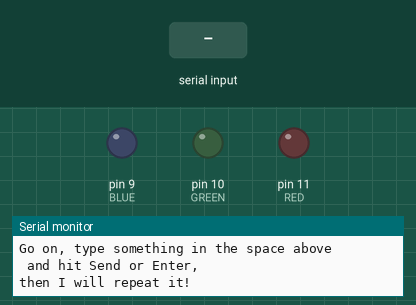
Recording of a sketch running on a simulated Arduino Uno, built with avr-gcc and run on an emulated ATmega328P. Shown: output pins drawn as LEDs (lit = HIGH), the last lines printed to the serial monitor. Inputs (shaded band) come from the test bench.

Above: at 1.2 s.
1.3 s: "1" received over Serial
At 1.6 s:
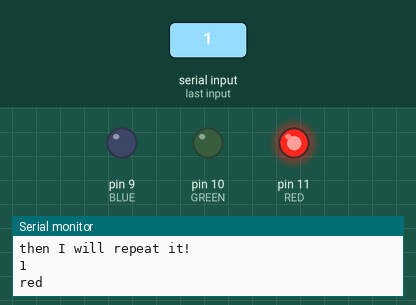
2.8 s: "2" received over Serial
At 4.0 s:
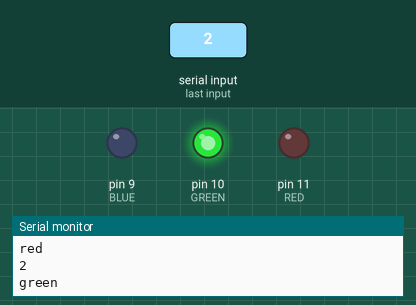
4.3 s: "3" received over Serial
At 5.1 s:
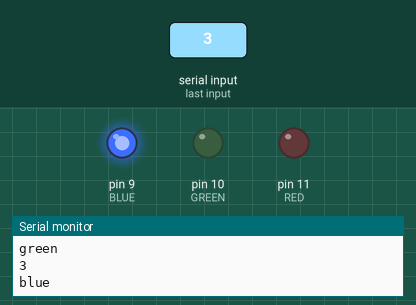
Timing chart, 0 to 7.3 s (numbered marks = the images above; inputs shaded):
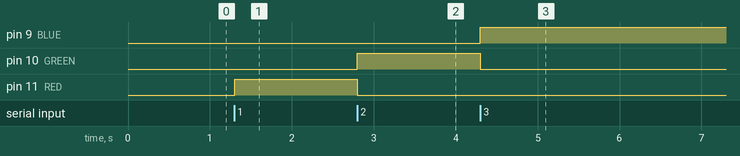

Measured:
- after the input at 1.3 s, pin 11 (RED): LOW → HIGH at once
- after the input at 2.8 s, pin 10 (GREEN): LOW → HIGH at once; pin 11 (RED): HIGH → LOW at once
- after the input at 4.3 s, pin 9 (BLUE): LOW → HIGH at once; pin 10 (GREEN): HIGH → LOW at once

The sketch:

sketch.ino
```cpp
// Define Pins
#define BLUE 9
#define GREEN 10
#define RED 11

char c;

void setup() {
  pinMode(RED, OUTPUT);
  pinMode(GREEN, OUTPUT);
  pinMode(BLUE, OUTPUT);
  digitalWrite(RED, LOW);
  digitalWrite(GREEN, LOW);
  digitalWrite(BLUE, LOW);

  Serial.begin(9600);
  Serial.println("OK then, you first, say something.....");
  Serial.println("Go on, type something in the space above");
  Serial.println(" and hit Send or Enter,");
  Serial.println("then I will repeat it!");
  Serial.println("");
}

int redValue = 0;
int greenValue = 0;
int blueValue = 0;

void loop() {
  if (Serial.available()) {
    c = Serial.read();
    Serial.println(c);
    if (c == '1') {
      redValue = 255;
      greenValue = 0;
      blueValue = 0;
      Serial.println("red");
    }
    if (c == '2') {
      redValue = 0;
      greenValue = 255;
      blueValue = 0;
      Serial.println("green");
    }
    if (c == '3') {
      redValue = 0;
      greenValue = 0;
      blueValue = 255;
      Serial.println("blue");
    }
  }

  analogWrite(RED, redValue);
  analogWrite(GREEN, greenValue);
  analogWrite(BLUE, blueValue);
}
```
